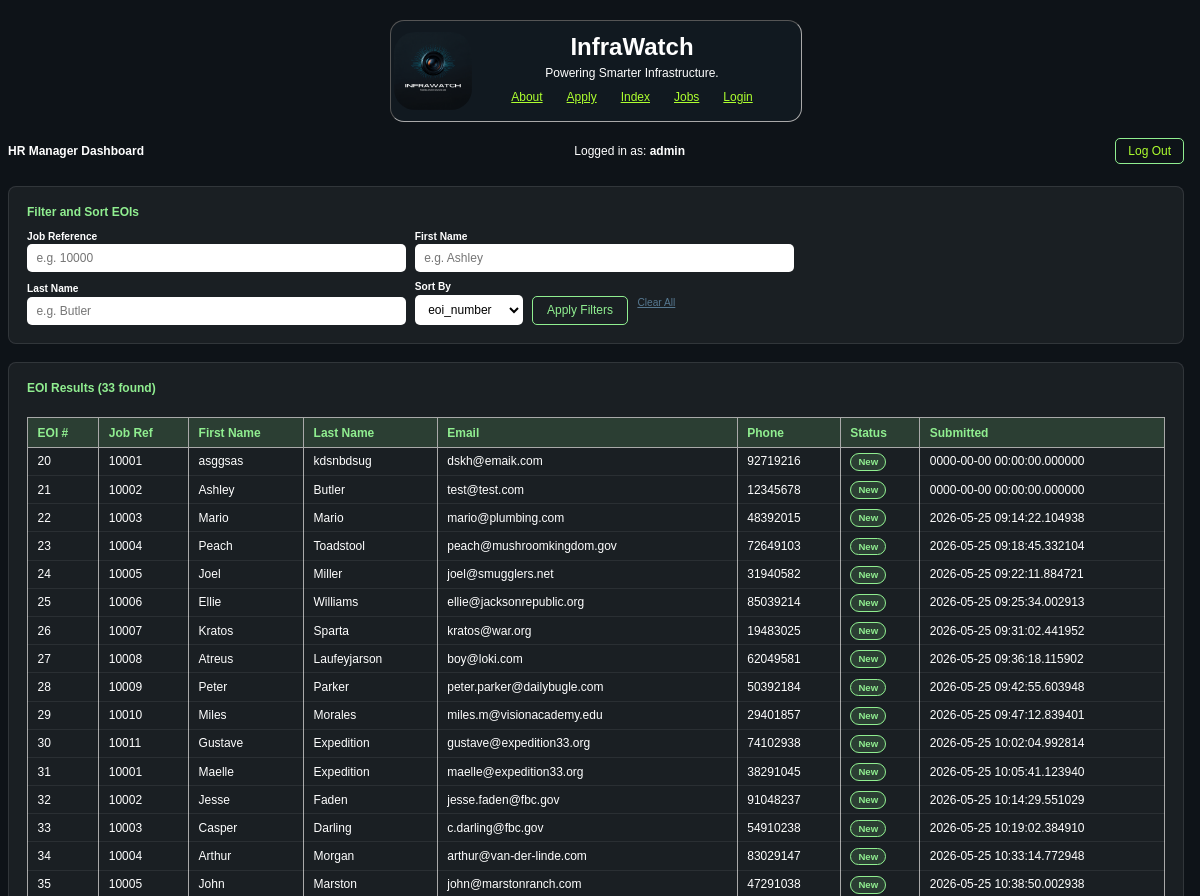
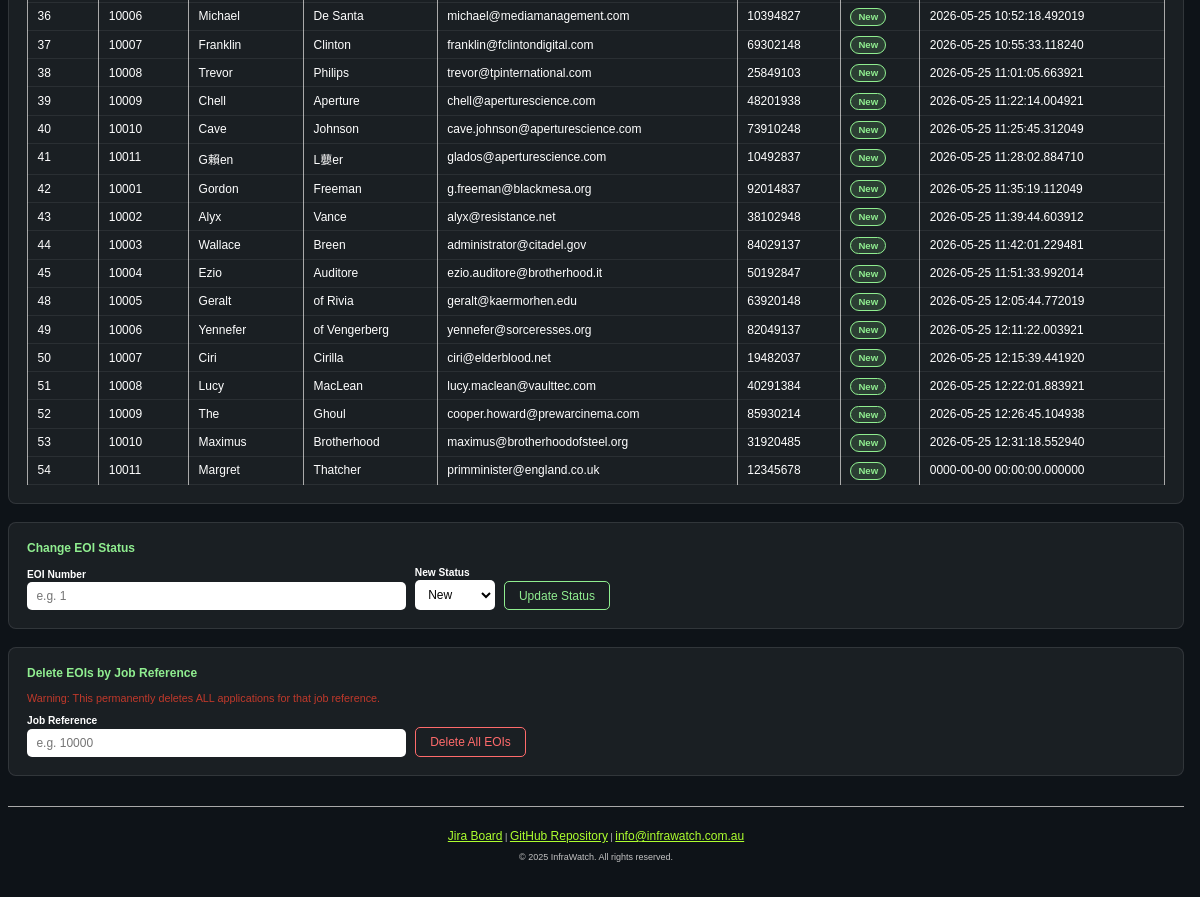
The page /manage.php (signed in) on the database its author committed (2 pictures, top to bottom).
### tables this page shows
CREATE TABLE `eoi` (
  `eoi_number` int(11) NOT NULL,
  `reference` varchar(5) NOT NULL,
  `first_name` varchar(20) NOT NULL,
  `last_name` varchar(20) NOT NULL,
  `dob` date NOT NULL,
  `gender` varchar(20) NOT NULL,
  `address` varchar(40) NOT NULL,
  `suburb` varchar(40) NOT NULL,
  `postcode` int(11) NOT NULL,
  `state` varchar(10) NOT NULL,
  `email_address` varchar(100) NOT NULL,
  `phone_number` int(11) NOT NULL,
  `skills` varchar(200) NOT NULL,
  `other_skills` text NOT NULL,
  `submitted_at` datetime(6) NOT NULL DEFAULT current_timestamp(6),
  `status` enum('New','Current','Final') NOT NULL DEFAULT 'New'
);

### manage.php (the view, shortened to what this page needs)
<?php
require_once 'settings.php';
$conn = @mysqli_connect($host, $username, $password, $database);
$allowed_sorts = ['eoi_number', 'first_name', 'last_name', 'reference', 'status', 'submitted_at'];
$sort = $_GET['sort'] ?? 'eoi_number';
$query = "SELECT eoi_number, reference, first_name, last_name,
                 email_address, phone_number, status, submitted_at
          FROM eoi WHERE 1=1";
$query .= " ORDER BY $sort ASC";
$result = mysqli_query($conn, $query);
$eois = mysqli_fetch_all($result, MYSQLI_ASSOC);
?>
<!DOCTYPE html>
<html lang="en">
<head>
    <link rel="stylesheet" href="styles/styles.css">
</head>
<body>
<?php include 'header.inc'; ?>
<main>
<div class="manage-container">
    <div class="manager-bar">
        <h2>HR Manager Dashboard</h2>
        <span>Logged in as: <strong><?php echo htmlspecialchars($_SESSION['manager_username']); ?></strong></span>
        <a href="manage.php?logout=1" class="logout-link">Log Out</a>
    </div>
    <div class="panel">
        <h3>Filter and Sort EOIs</h3>
        <form method="GET" action="manage.php" class="inline-form">
            <div>
                <label for="filter_ref">Job Reference</label>
                <input type="text" id="filter_ref" name="filter_ref" placeholder="e.g. 10000"
                    value="<?php echo htmlspecialchars($_GET['filter_ref'] ?? ''); ?>">
            </div>
            <div>
                <label for="filter_first">First Name</label>
                <input type="text" id="filter_first" name="filter_first" placeholder="e.g. Ashley"
                    value="<?php echo htmlspecialchars($_GET['filter_first'] ?? ''); ?>">
            </div>
            <div>
                <label for="filter_last">Last Name</label>
                <input type="text" id="filter_last" name="filter_last" placeholder="e.g. Butler"
                    value="<?php echo htmlspecialchars($_GET['filter_last'] ?? ''); ?>">
            </div>
            <div>
                <label for="sort">Sort By</label>
                <select id="sort" name="sort">
                    <?php foreach ($allowed_sorts as $sort_option): ?>
                        <option value="<?php echo $sort_option; ?>"
                            <?php echo ($sort === $sort_option) ? 'selected' : ''; ?>>
                            <?php echo $sort_option; ?>
                        </option>
                    <?php endforeach; ?>
                </select>
            </div>
            <button type="submit">Apply Filters</button>
            <a href="manage.php" style="color:#567890; font-size:0.85rem; align-self:center;">Clear All</a>
        </form>
    </div>
    <div class="panel">
        <h3>EOI Results (<?php echo count($eois); ?> found)</h3>
        <div class="table-scroll">
        <?php if (empty($eois)): ?>
            <p>No EOIs found matching your filters.</p>
        <?php else: ?>
            <table class="eoi-table">
                <tr>
                    <th>EOI #</th>
                    <th>Job Ref</th>
                    <th>First Name</th>
                    <th>Last Name</th>
                    <th>Email</th>
                    <th>Phone</th>
                    <th>Status</th>
                    <th>Submitted</th>
                </tr>
                <?php foreach ($eois as $row): ?>
                <tr>
                    <td><?php echo htmlspecialchars($row['eoi_number']); ?></td>
                    <td><?php echo htmlspecialchars($row['reference']); ?></td>
                    <td><?php echo htmlspecialchars($row['first_name']); ?></td>
                    <td><?php echo htmlspecialchars($row['last_name']); ?></td>
                    <td><?php echo htmlspecialchars($row['email_address']); ?></td>
                    <td><?php echo htmlspecialchars($row['phone_number']); ?></td>
                    <td>
                        <?php
                        switch ($row['status']) {
                            case 'New':
                                $badge = 'badge-new';
                                break;
                        }
                        ?>
                        <span class="badge <?php echo $badge; ?>">
                            <?php echo htmlspecialchars($row['status']); ?>
                        </span>
                    </td>
                    <td><?php echo htmlspecialchars($row['submitted_at']); ?></td>
                </tr>
                <?php endforeach; ?>
            </table>
        <?php endif; ?>
        </div>
    </div>
    <div class="panel">
        <h3>Change EOI Status</h3>
        <form method="POST" action="manage.php" class="inline-form">
            <div>
                <label for="eoi_number">EOI Number</label>
                <input type="text" id="eoi_number" name="eoi_number" placeholder="e.g. 1">
            </div>
            <div>
                <label for="new_status">New Status</label>
                <select id="new_status" name="new_status">
                    <option value="New">New</option>
                </select>
            </div>
            <button type="submit">Update Status</button>
        </form>
    </div>
    <div class="panel">
        <h3>Delete EOIs by Job Reference</h3>
        <p style="color:#c0392b; font-size:0.9rem;">Warning: This permanently deletes ALL applications for that job reference.</p>
        <form method="POST" action="manage.php" class="inline-form"
            onsubmit="return confirm('Are you sure? This cannot be undone.');">
            <div>
                <label for="delete_ref">Job Reference</label>
                <input type="text" id="delete_ref" name="delete_ref" placeholder="e.g. 10000">
            </div>
            <button type="submit" class="btn-danger">Delete All EOIs</button>
        </form>
    </div>
</div>
</main>
<?php include 'footer.inc'; ?>
</body>
</html>

### styles/styles.css (style rules this page uses)
* { font-family: Arial, Helvetica, sans-serif; font-size: 1vw; }
a:visited, a:link { color: greenyellow; }
body { background-color: #0e1318; color: white; width: 100%; margin-right:10% }
input[type="text"] { width:30vw; }
table { width: 100%; border-collapse: collapse; margin-top: 1em; }
th { background-color: #111920; color: greenyellow; padding: 0.75em 1em; text-align: left; border: 1px solid darkgrey; }
td { padding: 0.75em 1em; border: 1px solid darkgrey; vertical-align: top; }
.panel { background: rgba(255,255,255,0.05); border: 1px solid rgba(255,255,255,0.1); border-radius: 8px; padding: 1.5rem; margin-bottom: 1.5rem; }
.panel h3 { color: #90ee90; margin-top: 0; }
.inline-form { display: flex; flex-wrap: wrap; gap: 0.75rem; align-items: flex-end; }
.inline-form label { font-weight: 600; font-size: 0.85rem; display: block; margin-bottom: 0.2rem; color: #ffffff; }
.inline-form input[type="text"], .inline-form select { padding: 0.5rem 0.7rem; border: 1px solid rgba(255,255,255,0.2); border-radius: 5px; background: #ffffff; color: #000000; }
.inline-form button { padding: 0.55rem 1.2rem; background: transparent; color: #90ee90; border: 1px solid #90ee90; border-radius: 5px; cursor: pointer; }
.btn-danger { color: #ff6b6b !important; border-color: #ff6b6b !important; }
.eoi-table { width: 100%; border-collapse: collapse; font-size: 0.9rem; }
.eoi-table th { background: rgba(144,238,144,0.15); color: #90ee90; padding: 0.6rem 0.8rem; text-align: left; }
.eoi-table td { padding: 0.55rem 0.8rem; border-bottom: 1px solid rgba(255,255,255,0.07); color: #ffffff; }
.badge { padding: 0.2rem 0.6rem; border-radius: 20px; font-size: 0.8rem; font-weight: 600; }
.badge-new { background: rgba(144,238,144,0.15); color: #90ee90; border: 1px solid #90ee90; }
.logout-link { color: #90ee90; padding: 0.4rem 1rem; border-radius: 5px; text-decoration: none; border: 1px solid #90ee90; }

### manage.php (style rules this page uses)
.manager-bar { display: flex; justify-content: space-between; align-items: center; margin-bottom: 1.5rem; }
.table-scroll { overflow-x: auto; }

### rows shown on the page
eoi: eoi_number "20", reference "10001", first_name "asggsas", last_name "kdsnbdsug", email_address "dskh@emaik.com", phone_number "92719216", status "New", submitted_at "0000-00-00 00:00:00.000000"
eoi: eoi_number "21", reference "10002", first_name "Ashley", last_name "Butler", email_address "test@test.com", phone_number "12345678", status "New", submitted_at "0000-00-00 00:00:00.000000"
eoi: eoi_number "22", reference "10003", first_name "Mario", last_name "Mario", email_address "mario@plumbing.com", phone_number "48392015", status "New", submitted_at "2026-05-25 09:14:22.104938"
eoi: eoi_number "23", reference "10004", first_name "Peach", last_name "Toadstool", email_address "peach@mushroomkingdom.gov", phone_number "72649103", status "New", submitted_at "2026-05-25 09:18:45.332104"
eoi: eoi_number "24", reference "10005", first_name "Joel", last_name "Miller", email_address "joel@smugglers.net", phone_number "31940582", status "New", submitted_at "2026-05-25 09:22:11.884721"
eoi: eoi_number "25", reference "10006", first_name "Ellie", last_name "Williams", email_address "ellie@jacksonrepublic.org", phone_number "85039214", status "New", submitted_at "2026-05-25 09:25:34.002913"
eoi: eoi_number "26", reference "10007", first_name "Kratos", last_name "Sparta", email_address "kratos@war.org", phone_number "19483025", status "New", submitted_at "2026-05-25 09:31:02.441952"
eoi: eoi_number "27", reference "10008", first_name "Atreus", last_name "Laufeyjarson", email_address "boy@loki.com", phone_number "62049581", status "New", submitted_at "2026-05-25 09:36:18.115902"
eoi: eoi_number "28", reference "10009", first_name "Peter", last_name "Parker", email_address "peter.parker@dailybugle.com", phone_number "50392184", status "New", submitted_at "2026-05-25 09:42:55.603948"
eoi: eoi_number "29", reference "10010", first_name "Miles", last_name "Morales", email_address "miles.m@visionacademy.edu", phone_number "29401857", status "New", submitted_at "2026-05-25 09:47:12.839401"
eoi: eoi_number "30", reference "10011", first_name "Gustave", last_name "Expedition", email_address "gustave@expedition33.org", phone_number "74102938", status "New", submitted_at "2026-05-25 10:02:04.992814"
eoi: eoi_number "31", reference "10001", first_name "Maelle", last_name "Expedition", email_address "maelle@expedition33.org", phone_number "38291045", status "New", submitted_at "2026-05-25 10:05:41.123940"
eoi: eoi_number "32", reference "10002", first_name "Jesse", last_name "Faden", email_address "jesse.faden@fbc.gov", phone_number "91048237", status "New", submitted_at "2026-05-25 10:14:29.551029"
eoi: eoi_number "33", reference "10003", first_name "Casper", last_name "Darling", email_address "c.darling@fbc.gov", phone_number "54910238", status "New", submitted_at "2026-05-25 10:19:02.384910"
eoi: eoi_number "34", reference "10004", first_name "Arthur", last_name "Morgan", email_address "arthur@van-der-linde.com", phone_number "83029147", status "New", submitted_at "2026-05-25 10:33:14.772948"
eoi: eoi_number "35", reference "10005", first_name "John", last_name "Marston", email_address "john@marstonranch.com", phone_number "47291038", status "New", submitted_at "2026-05-25 10:38:50.002938"
eoi: eoi_number "36", reference "10006", first_name "Michael", last_name "De Santa", email_address "michael@mediamanagement.com", phone_number "10394827", status "New", submitted_at "2026-05-25 10:52:18.492019"
eoi: eoi_number "37", reference "10007", first_name "Franklin", last_name "Clinton", email_address "franklin@fclintondigital.com", phone_number "69302148", status "New", submitted_at "2026-05-25 10:55:33.118240"
eoi: eoi_number "38", reference "10008", first_name "Trevor", last_name "Philips", email_address "trevor@tpinternational.com", phone_number "25849103", status "New", submitted_at "2026-05-25 11:01:05.663921"
eoi: eoi_number "39", reference "10009", first_name "Chell", last_name "Aperture", email_address "chell@aperturescience.com", phone_number "48201938", status "New", submitted_at "2026-05-25 11:22:14.004921"
eoi: eoi_number "40", reference "10010", first_name "Cave", last_name "Johnson", email_address "cave.johnson@aperturescience.com", phone_number "73910248", status "New", submitted_at "2026-05-25 11:25:45.312049"
eoi: eoi_number "41", reference "10011", first_name "G賴en", last_name "L蘡er", email_address "glados@aperturescience.com", phone_number "10492837", status "New", submitted_at "2026-05-25 11:28:02.884710"
eoi: eoi_number "42", reference "10001", first_name "Gordon", last_name "Freeman", email_address "g.freeman@blackmesa.org", phone_number "92014837", status "New", submitted_at "2026-05-25 11:35:19.112049"
eoi: eoi_number "43", reference "10002", first_name "Alyx", last_name "Vance", email_address "alyx@resistance.net", phone_number "38102948", status "New", submitted_at "2026-05-25 11:39:44.603912"
eoi: eoi_number "44", reference "10003", first_name "Wallace", last_name "Breen", email_address "administrator@citadel.gov", phone_number "84029137", status "New", submitted_at "2026-05-25 11:42:01.229481"
eoi: eoi_number "45", reference "10004", first_name "Ezio", last_name "Auditore", email_address "ezio.auditore@brotherhood.it", phone_number "50192847", status "New", submitted_at "2026-05-25 11:51:33.992014"
eoi: eoi_number "48", reference "10005", first_name "Geralt", last_name "of Rivia", email_address "geralt@kaermorhen.edu", phone_number "63920148", status "New", submitted_at "2026-05-25 12:05:44.772019"
eoi: eoi_number "49", reference "10006", first_name "Yennefer", last_name "of Vengerberg", email_address "yennefer@sorceresses.org", phone_number "82049137", status "New", submitted_at "2026-05-25 12:11:22.003921"
eoi: eoi_number "50", reference "10007", first_name "Ciri", last_name "Cirilla", email_address "ciri@elderblood.net", phone_number "19482037", status "New", submitted_at "2026-05-25 12:15:39.441920"
eoi: eoi_number "51", reference "10008", first_name "Lucy", last_name "MacLean", email_address "lucy.maclean@vaulttec.com", phone_number "40291384", status "New", submitted_at "2026-05-25 12:22:01.883921"
eoi: eoi_number "52", reference "10009", first_name "The", last_name "Ghoul", email_address "cooper.howard@prewarcinema.com", phone_number "85930214", status "New", submitted_at "2026-05-25 12:26:45.104938"
eoi: eoi_number "53", reference "10010", first_name "Maximus", last_name "Brotherhood", email_address "maximus@brotherhoodofsteel.org", phone_number "31920485", status "New", submitted_at "2026-05-25 12:31:18.552940"
eoi: eoi_number "54", reference "10011", first_name "Margret", last_name "Thatcher", email_address "primminister@england.co.uk", phone_number "12345678", status "New", submitted_at "0000-00-00 00:00:00.000000"

### other values the page prints
$_SESSION['manager_username'] "admin"
count($eois) "33"
form field sort "eoi_number"
